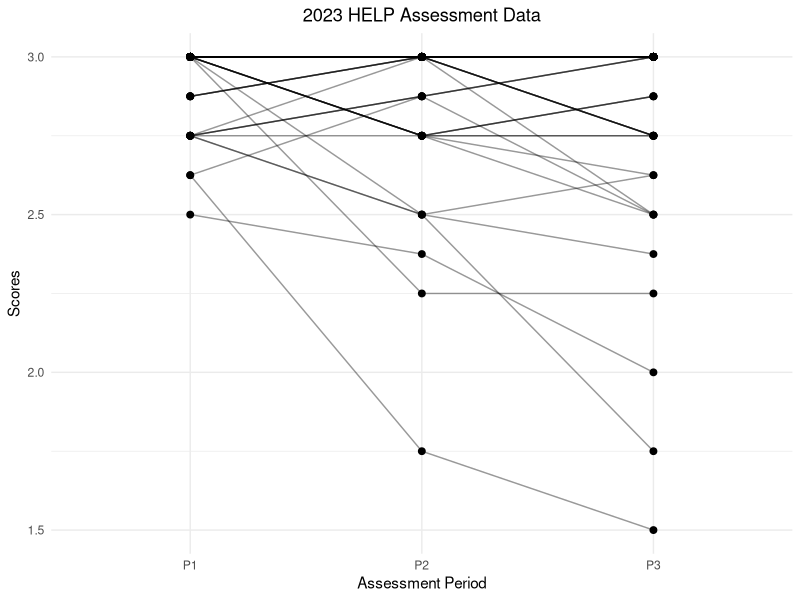

Recreate this plot in R.
library('tidyverse')

getwd()

setwd('C:/Users/jbuendia/Documents/Learning/CS85/Project')

dir()

df <- read_csv("DataFrame.csv")

View(df)

#I renamed the columns
df <- df %>%
  rename(CPID = `Child ID`,Dom_Reg_Sen = `0.0 - Regulatory / Sensory Org.`, Dom_Cog = `1.0 - Cognitive`, Dom_Lan_Rec =`2.0I - Receptive`,Dom_Lan_Exp = `2.0II - Expressive`,Dom_Gros = `3.0 - Gross Motor`, Dom_FM =`4.0 - Fine Motor`, Dom_Soc =`5.0 - Social - Emotional`, Dom_Self = `6.0 - Self-Help`)

#I remove any rows with missing CPID values
df_clean <- df %>% 
  filter(!is.na(CPID))

#I view it again
View(df_clean)

#I mutate the columns into their data types for analysis and drop the redundnat ones
df_clean <- df_clean %>% 
  mutate(
    CPID = as.character(CPID),
    Assessment_Period = factor(Assessment_Period),
    Site = factor(Site),
    Caseload = factor(Caseload),
    Gen = factor (Gen), 
    Zip = as.character(Zip),
    Dual = factor(Dual),
   Year = as.integer(Year)
  ) %>%
  select(
    -Gen, -Dual
  )

#I view the cleaned data frame
View(df_clean)

#I take a glimpse at the data frame and summary statistics
glimpse(df_clean)

summary(df_clean)

#I will see counts of assessments for children
help_counts <- df_clean %>%
  count(CPID, name = "count_assessments")

#I view the counts of assessments for children
View(help_counts)

#I filter the data frame to include only children with 3 assessments
filtered_children <- df_clean %>%
  inner_join(help_counts %>% filter(count_assessments == 3),
             by = "CPID")
#I view the filtered data frame
View(filtered_children)

#I check the number of unique children in the filtered data frame
length(unique(filtered_children$CPID))

#I discrentalize the help categories
categories_rating <- c(
  "increased rate of development significantly but continues within less than age expected range" = 1,
  "continued or decreased  rate of developent within less than age expected range" = 1,
  "increased rate of development to age expected range" = 2,
  "maintained or increased rate of development within greater than age expected range" = 2,
  "maintained or increased rate of development within age expected range" = 3,
  "increased rate of development to greater than age expected range" = 3
)
#i get the average from each child and add a row
df_scored <- filtered_children %>%
  mutate(across(starts_with("Dom_"),~ as.numeric(categories_rating[.]))) %>%
  mutate(avg_1 = rowMeans(select(., starts_with("Dom_")), na.rm = TRUE))

#I rename the column
df_scored <- df_scored %>%
  rename(ave_scores = avg_1)

#i check the column names
colnames(df_scored)

#I pivot the data frame to have the average scores for each assessment period in separate columns
df_wide <- df_scored %>%
  select(CPID, Assessment_Period, ave_scores) %>%
  pivot_wider(
    names_from = Assessment_Period, 
    values_from = ave_scores,
    names_prefix = "P"
  )

#I view the pivoted data frame
View(df_wide)

#I calculate the growth between the first and second assessment periods
growth_1 <- df_wide %>%
  mutate(result1 = P2-P1)

#I view the growth between the first and second assessment periods
View(growth_1)

#I calculate the growth between the second and third assessment periods
overallresults <- df_wide %>%
  mutate(
    Growth_P1_P2 = P2 - P1,
    Growth_P2_P3 = P3 - P2,
    Growth_P1_P3 = P3 - P1
  )

#I view the overall results with the growth calculations
View(overallresults)

#I remove the redundant growth calculation between the first and third assessment periods
overallresults <- overallresults %>%
  select(-Growth_P1_P3)

#I view the overall results with the redundant growth calculation removed
View(overallresults)

#I calculate the rate of change in growth between the first and second assessment periods and the second and third assessment periods
overallresults <- overallresults %>%
  mutate(
    rate_of_change = Growth_P2_P3 - Growth_P1_P2
  )

#I view the overall results with the rate of change calculation
head(overallresults,5)

overall_results_longer <- overallresults %>%
  pivot_longer(
    cols = c(P1,P2,P3),
    names_to = "Period",
    values_to = "Score"
  ) %>%
  mutate(
    Period = factor(Period, levels = c("P1","P2", "P3"))
  )

#I bring in ggplot library
library(ggplot2)

#we plot it onto a line chart indicating trajectory for each child
ggplot(overall_results_longer, aes(x = Period, y = Score, group = CPID )) +
  geom_line(alpha = .4, color = "black")+
  geom_point(size = 2) +
  theme_minimal() +
  labs(
    title = "2023 HELP Assessment Data",
    x = "Assessment Period",
    y = "Scores") +
  theme(plot.title = element_text(hjust = .5))


#any rate of change that is negative shows a decline growth, positive show increase in growth, 0 indicates steady growth
